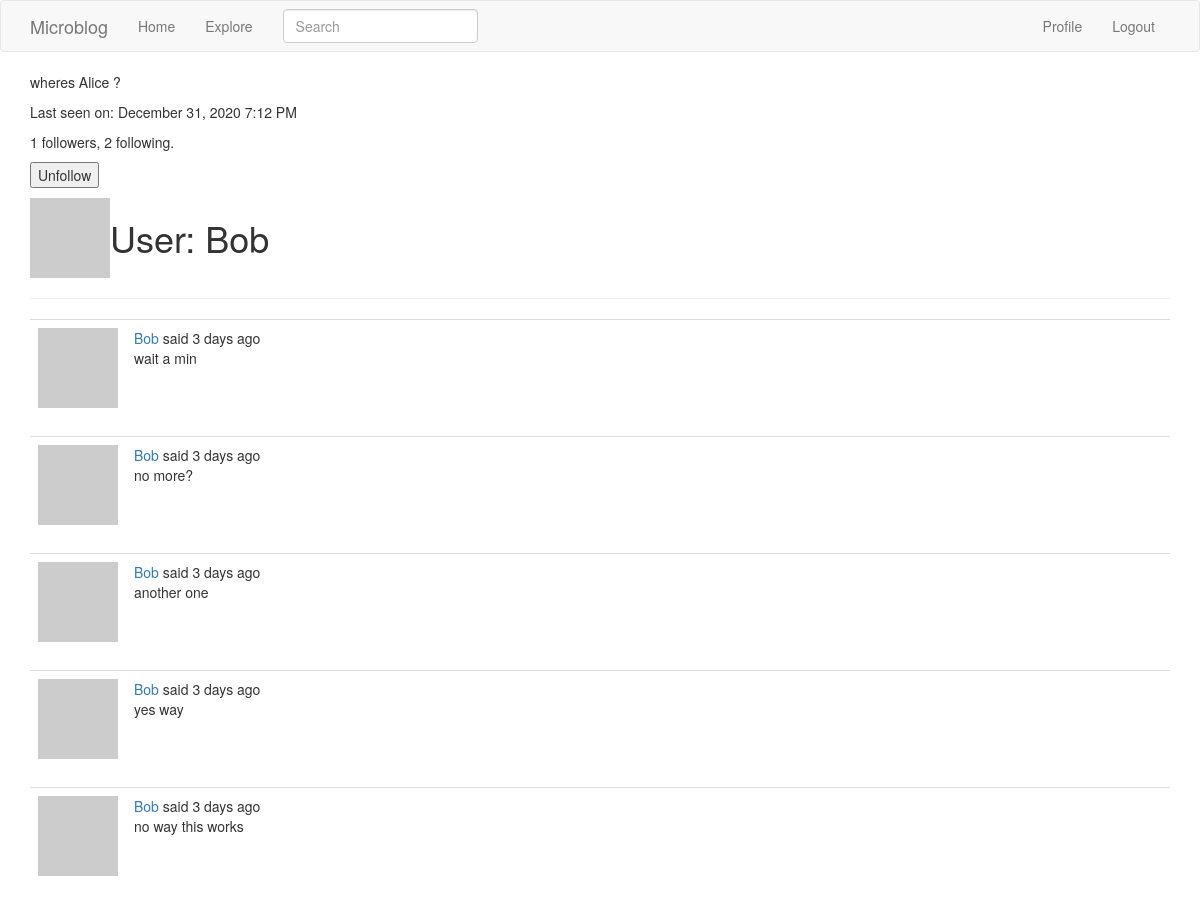
The app's page /user/Bob (signed in) with its own data.
### app/models.py (models this page shows, shortened)
class User(UserMixin, db.Model):
    id = db.Column(db.Integer, primary_key=True)
    username = db.Column(db.String(64), index=True, unique=True)
    email = db.Column(db.String(120), index=True, unique=True)
    password_hash = db.Column(db.String(128))
    posts = db.relationship('Post', backref='author', lazy='dynamic')
    about_me = db.Column(db.String(140))
    last_seen = db.Column(db.DateTime, default=datetime.utcnow())
    followed = db.relationship('User', secondary=followers,
    primaryjoin=(followers.c.follower_id == id),
    secondaryjoin=(followers.c.followed_id == id),
    backref=db.backref('followers', lazy='dynamic'), lazy='dynamic')
    def avatar(self,size):
        digest = md5(self.email.lower().encode('utf-8')).hexdigest()
        return 'https:www.gravatar.com/avatar/{}?d=identicon&s={}'.format(digest, size)
    def is_following(self, user):
        return self.followed.filter(followers.c.followed_id == user.id).count()>0

class SearchableMixin(object):
    @classmethod
    def before_commit(cls, session):
        session._changes = {
        'add': list(session.new),
        'update': list(session.dirty),
        'delete': list(session.deleted)
        }
    @classmethod
    def after_commit(cls, session):
        for obj in session._changes['add']:
            if isinstance(obj, SearchableMixin):
                add_to_index(obj.__tablename__, obj)
        for obj in session._changes['update']:
            if isinstance(obj, SearchableMixin):
                add_to_index(obj.__tablename__, obj)
        for obj in session._changes['delete']:
            if isinstance(obj, SearchableMixin):
                remove_from_index(obj.__tablename__, obj)
        session._changes = None

class Post(SearchableMixin, db.Model):
    id = db.Column(db.Integer, primary_key=True)
    body = db.Column(db.String(140))
    timestamp = db.Column(db.DateTime, index=True, default=datetime.utcnow())
    user_id = db.Column(db.Integer, db.ForeignKey('user.id')) #they are connected by this
    language = db.Column(db.String(5))
    __searchable__ = ['body']

### app/main/routes.py (the view)
@bp.route('/user/<username>')
@login_required
def user(username):
    user = User.query.filter_by(username=username).first_or_404() #if none 404
    page = request.args.get('page',1,type=int)
    posts = user.posts.order_by(Post.timestamp.desc()).paginate(page,
    current_app.config['POSTS_PER_PAGE'], False)
    next_url= url_for('main.user', username = user.username, page=posts.next_num) if posts.has_next else None
    prev_url= url_for('main.user', username = user.username, page=posts.prev_num) if posts.has_prev else None
    form = EmptyForm()
    return render_template('user.html', user=user, posts=posts.items,
    next_url=next_url, prev_url=prev_url, form=form)

### app/main/forms.py
class SearchForm(FlaskForm):
    q = StringField('Search', validators=[DataRequired()])
    def __init__(self, *args, **kwargs):
        if 'formdata' not in kwargs:
            kwargs['formdata'] = request.args
        if 'csrf_enabled' not in kwargs:
            kwargs['csrf_enabled'] = False
        super(SearchForm,self).__init__(*args, **kwargs)

class EmptyForm(FlaskForm):
    submit = SubmitField("Submit")

### app/main/routes.py (called while the page is built)
@bp.before_app_request
def before_app_request():
    if current_user.is_authenticated:
        current_user.last_seen = datetime.utcnow()
        db.session.commit()
        g.search_form = SearchForm()
    g.locale = str(get_locale())

@bp.before_request
def before_request():
    if current_user.is_authenticated:
        current_user.last_seen = datetime.utcnow()
        db.session.commit()
    g.locale = 'en' #str(get_locale()) not working

### app/models.py (called while the page is built)
@login.user_loader
def load_user(id):
    return User.query.get(int(id))

### app/templates/user.html (shortened to what this page needs)
{% extends "base.html" %}
{% block app_content %}
  <table>
    <tr valign="top">
      <td><img src="{{user.avatar(128)}}"></td>
      <td><h1>User: {{user.username}}</h1></td>
      {% if user.about_me %}<p>{{ user.about_me }}</p>{% endif %}
      {% if user.last_seen %}<p>Last seen on: {{ moment(user.last_seen).format("LLL") }}</p>{% endif %}
      <p> {{ user.followers.count() }} followers, {{ user.followed.count() }}
        following.</p>
      {% if user == current_user %}
        <p><a href="{{ url_for('main.edit_profile')}}">Edit your Profile</a></p>
      {% else %}
      <p>
        <form action="{{ url_for('main.unfollow', username=user.username) }}" method="post">
          {{ form.submit(value='Unfollow') }}
        </form>
      </p>
      {%endif%}
    </tr>
  </table>
  <hr>
  {% for post in posts %}
    {% include '_post.html'%}
  {% endfor %}
{% endblock %}

### app/templates/_post.html (shortened to what this page needs)
<table class="table table-hover">
    <tr>
        <td width="70px">
            <a href="{{ url_for('main.user', username=post.author.username) }}">
                <img src="{{ post.author.avatar(70) }}" />
            </a>
        </td>
        <td>
            {{ _('%(username)s said %(when)s',
                username=user_link, when=moment(post.timestamp).fromNow()) }}
            <br>
            <span id="post{{ post.id }}">{{ post.body }}</span>
        </td>
    </tr>
</table>

### records on screen
User: username "Bob", about_me "wheres Alice ?", last_seen "December 31, 2020 7:12 PM"
Post: body "wait a min"
Post: body "no more?"
Post: body "another one"
Post: body "yes way"
Post: body "no way this works"

### other values on screen
{{ user.followers.count() }} "1"
{{ user.followed.count() }} "2"
